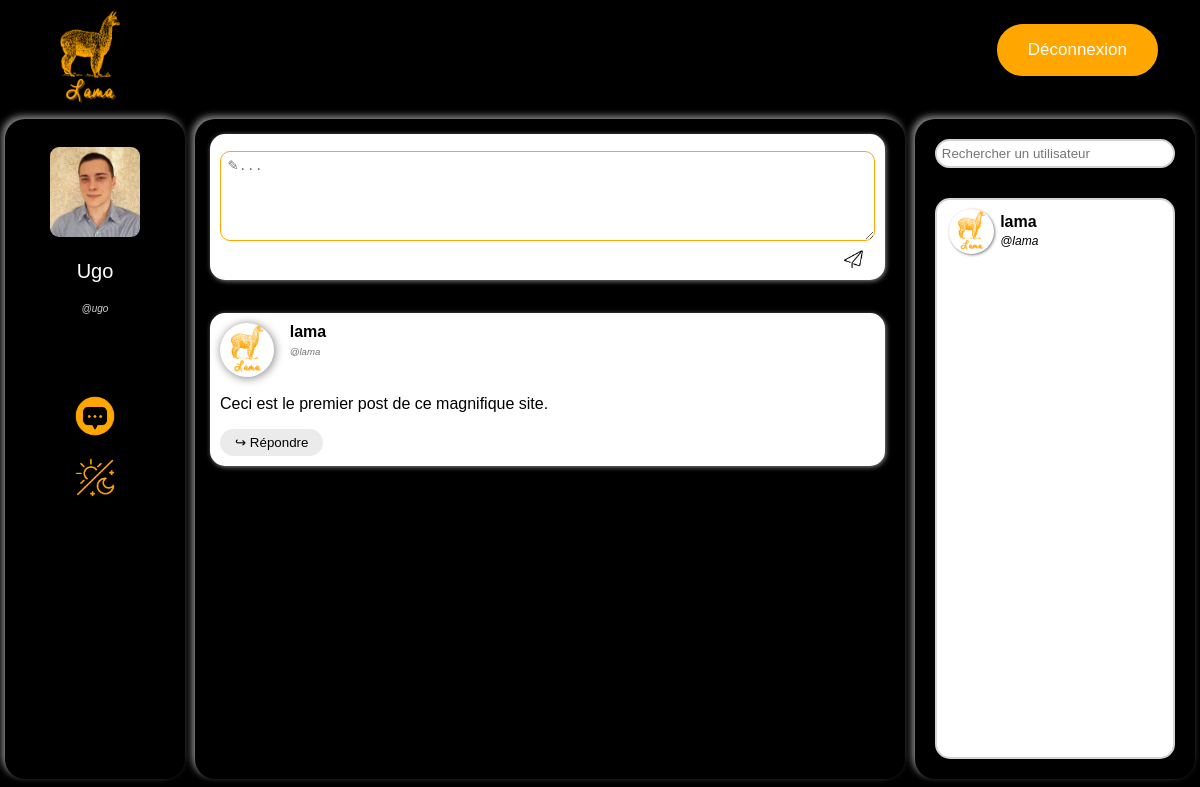
/feed/site.php (signed in), run on the app's committed database.
### tables this page shows
CREATE TABLE Post (
  id INT PRIMARY KEY NOT NULL AUTO_INCREMENT,
  user_id varchar(50) NOT NULL,
  `date` DATE NOT NULL,
  message TEXT,
  parent_id INT,
  FOREIGN KEY (user_id) REFERENCES User(user_id)
);

CREATE TABLE `User` (
  user_id varchar(50) PRIMARY KEY NOT NULL,
  name varchar(100) NOT NULL,
  email varchar(100) NOT NULL,
  password varchar(100) NOT NULL
);

CREATE TABLE Friends(
  user_id_1 varchar(50) NOT NULL,
  user_id_2 varchar(50) NOT NULL,
  PRIMARY KEY(user_id_1, user_id_2),
  FOREIGN KEY (user_id_1) REFERENCES User(user_id),
  FOREIGN KEY (user_id_2) REFERENCES User(user_id)
);

### feed/site.php (the view, shortened to what this page needs)
<?php
    function fetch_comment($result)
    {
        while ($row = $result->fetch_assoc()) {
            if(file_exists("../img/user_profile_pictures/".$row["user_id"].".webp")){
                $img=$row["user_id"];
            }
            else{
                $img="default";
            }
            printf("
            <div id='%d' class='post_block'>
                <div class='post_block_user_info'>
                    <img src='../img/user_profile_pictures/%s.webp'>
                    <b>%s</b>
                    <br>
                    <i>@%s</i>
                </div>
                <div class='post_block_text'>
                    %s
                </div>
                <button class='comment_reply_button' onclick='toggle_reply(event)'>↪ Répondre</button>
                <div class='comment_text' style='display:none'>
                    <textarea rows='5' placeholder='✎...'  maxlength='200'></textarea>
                    <img src='../img/send_icon.webp' class='comment_send_button' onclick='send(event)'/>
                </div>
            </div>",$row["id"],$img,htmlspecialchars($row["name"]),htmlspecialchars($row["user_id"]),htmlspecialchars($row["message"]));
        }
    }
?>
<!DOCTYPE html>
<html lang="fr">
<head>
    <link rel="stylesheet" href="style.css">
    <?php
    if(file_exists("../img/user_profile_pictures/".$_SESSION["user_id"].".webp")){
        $img=$_SESSION["user_id"];
    }
    else{
        $img="default";
    }
    printf("<div style='display:none'>
    <p id='user_id'>%s</p>
    <p id='name'>%s</p>
    <p id='email'>%s</p>
    <p id='img'>%s</p></div>",$_SESSION["user_id"],$_SESSION["name"],$_SESSION["email"],$img);
    ?>
</head>
<body>
    <?php include("../header/header.php"); ?>
    <div id="div_main">
        <div id="div_profile" class="panel">
            <div id="user_info"><br>
                <?php
                    if(file_exists("../img/user_profile_pictures/".$_SESSION["user_id"].".webp")){
                        $img=$_SESSION["user_id"];
                    }else{
                        $img="default";
                    }
                    printf("
                        <img id='user_pic' src='../img/user_profile_pictures/%s.webp' onclick='afficher_input_file()'>
                        <form method='post' action='/core/inputPP.php' style='display: none;' id='formPP' enctype='multipart/form-data'>
                            <div id='change_pp_div'>
                                <label id='change_pic_label' for='myFile'>Modifier</label>
                                <input type='file' id='myFile' name='filename' style='visibility:hidden;'>
                                <input id='change_pic_submit' type='submit' value='✔'>
                            </div>
                        </form>
                        <p id='user_name'>%s</p>
                        <p id='user_id'>@%s</p><br>", $img, $_SESSION["name"], $_SESSION["user_id"]);
                ?>
            </div>
            <div id="profile_links">
                <a href="../message/message.php"> <img src="../img/message_icon.webp" \> </a><br>
                <a href="#" onclick="change_theme();"> <img src="../img/change_theme_icon.webp" \> </a><br>
            </div>
        </div>
        <div id="div_feed" class="panel">
            <div id="postlist">
                <div id='NULL' class='post_block'>
                    <div class='comment_text'>
                        <textarea rows='5' placeholder='✎...'  maxlength='200'></textarea>
                        <img src='../img/send_icon.webp' class='comment_send_button' onclick='send(event)'/>
                    </div>
                </div><br>
                <?php
                $mysqli = new mysqli("localhost", "lama", "lama_admin", "lama");
                $result = $mysqli->query("SELECT Post.user_id,Post.date,Post.message,Post.id,User.name FROM Post NATURAL JOIN User WHERE parent_id IS NULL");
                fetch_comment($result);
                ?>
            </div>
        </div>
        <div id="div_friendlist" class="panel">
            <input type="text" id="search_bar" placeholder="Rechercher un utilisateur"></input>
            <br>
            <div id="friendlist">
                <div id="friends">
                    <?php
                    $result = $mysqli->execute_query("SELECT Friends.user_id_1, User.name from Friends INNER JOIN User ON Friends.user_id_1 = User.user_id WHERE Friends.user_id_2 = ?",[$_SESSION["user_id"]]);
                    foreach($result as $row){
                        if(file_exists("../img/user_profile_pictures/".$row["user_id_1"].".webp")){
                            $img=$row["user_id_1"];
                        }
                        else{
                            $img="default";
                        }
                        printf("<div class='friend_block'>
                        <img src='../img/user_profile_pictures/%s.webp'>
                        <div>
                            <b>%s</b>
                            <br>
                            <i>@%s</i>
                        </div>
                    </div>", $img, $row["name"], $row["user_id_1"]);
                    }
                    ?>
                </div>
            </div>
        </div>
    </div>
</body>
</html>

### feed/style.css (style rules this page uses)
:root { --lama_orange:#ffa600; --police_font:#ffffff; --user_id_font:#d3d3d3; --main_divs_shadow:#b9b9b9bb; --bg_color:#000000; }
html, body { height: 99%; font-family: Arial, Helvetica, sans-serif; }
body { background-color: var(--bg_color); margin: 0px; display: flex; flex-direction: column; }
#div_main { height: 1px; flex: 2; display: flex; }
.panel { border-radius: 20px; box-shadow: var(--main_divs_shadow) -3px -3px 7px; margin:5px; }
#div_profile { width: 15%; text-align: center; overflow: auto; }
#user_info { padding-bottom: 20%; }
#user_pic { width: 50%; height: 50%; margin: auto; margin: 10px; border-radius: 10%; }
#user_name { font-style: bold; font-size: 20px; margin-top: 5%; color: var(--police_font); }
#user_id { font-style: italic; color: var(--user_id_font); font-size: 10px; }
#profile_links { margin-top: 10%; }
#profile_links>a { color: var(--police_font); text-decoration: none; }
#profile_links>a>img { width: 22%; height: 22%; margin-bottom: 10%; }
#div_feed { flex: 2; padding: 10px; }
#postlist { height: 100%; overflow-y: scroll; padding: 5px; padding-right: 10px; border-radius: 10px; }
.post_block { background-color: white; box-shadow: var(--main_divs_shadow) 1px 1px 5px; border-radius: 15px; margin-bottom: 15px; padding: 10px; text-align: justify; color:black; }
.post_block_user_info>img { width: 10%; height: 10%; border-radius: 100%; box-shadow: grey 1px 1px 10px; margin-right: 3%; float: left; }
.post_block_user_info { display: inline-block; }
.post_block_user_info>i { font-size: 60%; color: rgb(114, 114, 114); max-height: 100%; }
.post_block_text { white-space: pre-line; width: 100%; word-wrap: anywhere; }
.comment_reply_button { margin-top: 2.5%; background-color: rgb(235, 235, 235); border-radius:40px; border:none; cursor:pointer; padding:6px 15px; }
.comment_text { margin-top: 1%; text-align: right; }
.comment_text>textarea { padding: 1%; box-sizing: border-box; border-radius:10px; border-color: var(--lama_orange); resize:none; width: 100%; resize: vertical; }
.comment_send_button { cursor:pointer; width: 3%; height: 3%; margin-right: 1%; margin-bottom: -1%; padding: 5px; border-radius: 7px; }
#div_friendlist { width: 20%; display: flex; flex-direction: column; text-align: center; padding: 20px; }
#search_bar { margin-bottom: 5%; background-color: #ffffff; border: 2px solid lightgray; border-radius: 15px; padding: 2%; }
#friendlist { flex:2; height: 100px; background-color: #ffffff; border: 2px solid lightgray; border-radius: 15px; padding: 2%; width: auto; text-align: left; }
#friends { overflow-y: scroll; height: 100%; }
.friend_block { margin-top: 2%; margin-left: 3%; padding-bottom: 5%; }
.friend_block img { margin-right: 3%; width: 45px; height: 45px; float: left; border-radius: 100%; box-shadow: grey 1px 1px 3px; }
.friend_block div { padding-top: 2%; }
.friend_block i { font-size: 12px; }
* { scrollbar-width: auto; scrollbar-color: var(--lama_orange) transparent; }

### data on the page
post: user (picture), user.name "lama", user "lama", message "Ceci est le premier post de ce magnifique site."
friends: user_id_1 (picture), user_id_1.name "lama", user_id_1 "lama"

### other printed values
$_SESSION["name"] "Ugo"
$_SESSION["user_id"] "ugo"
